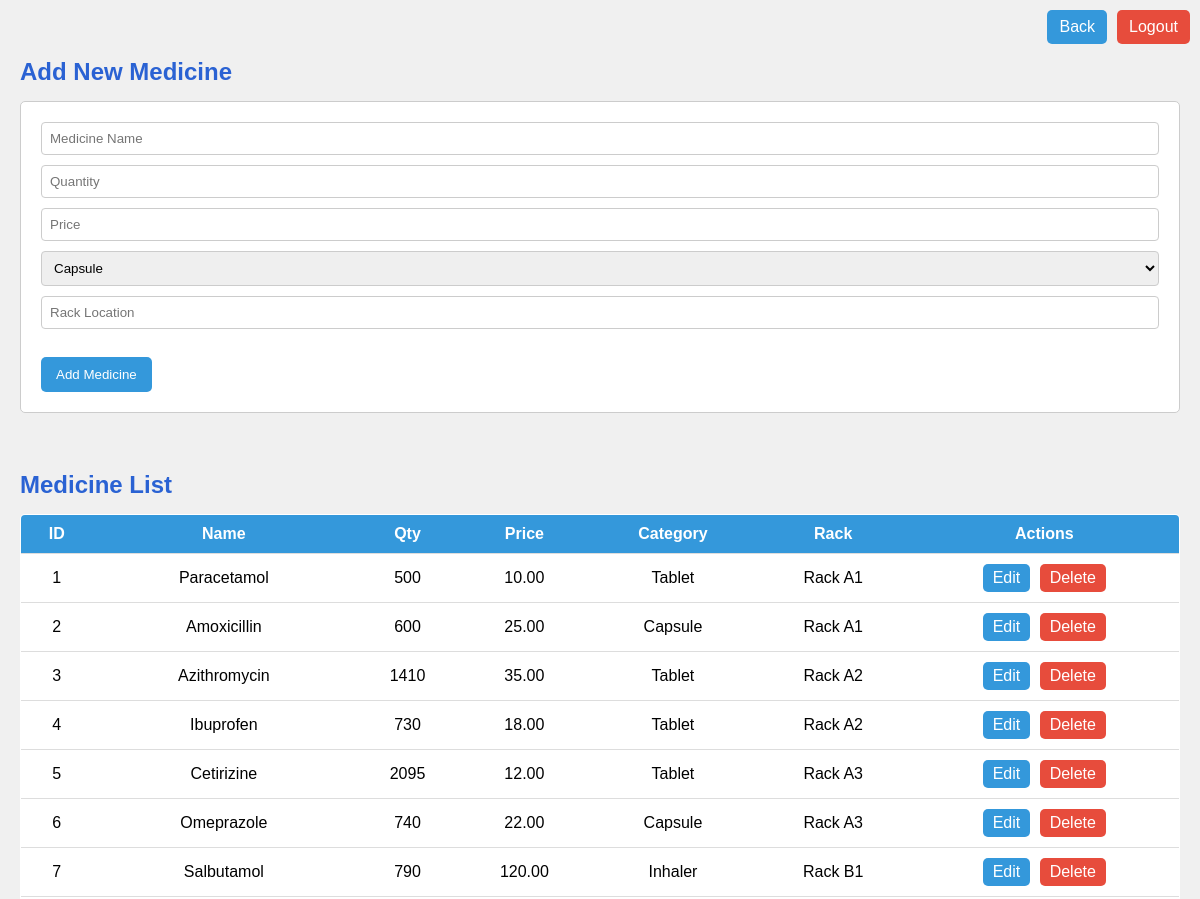
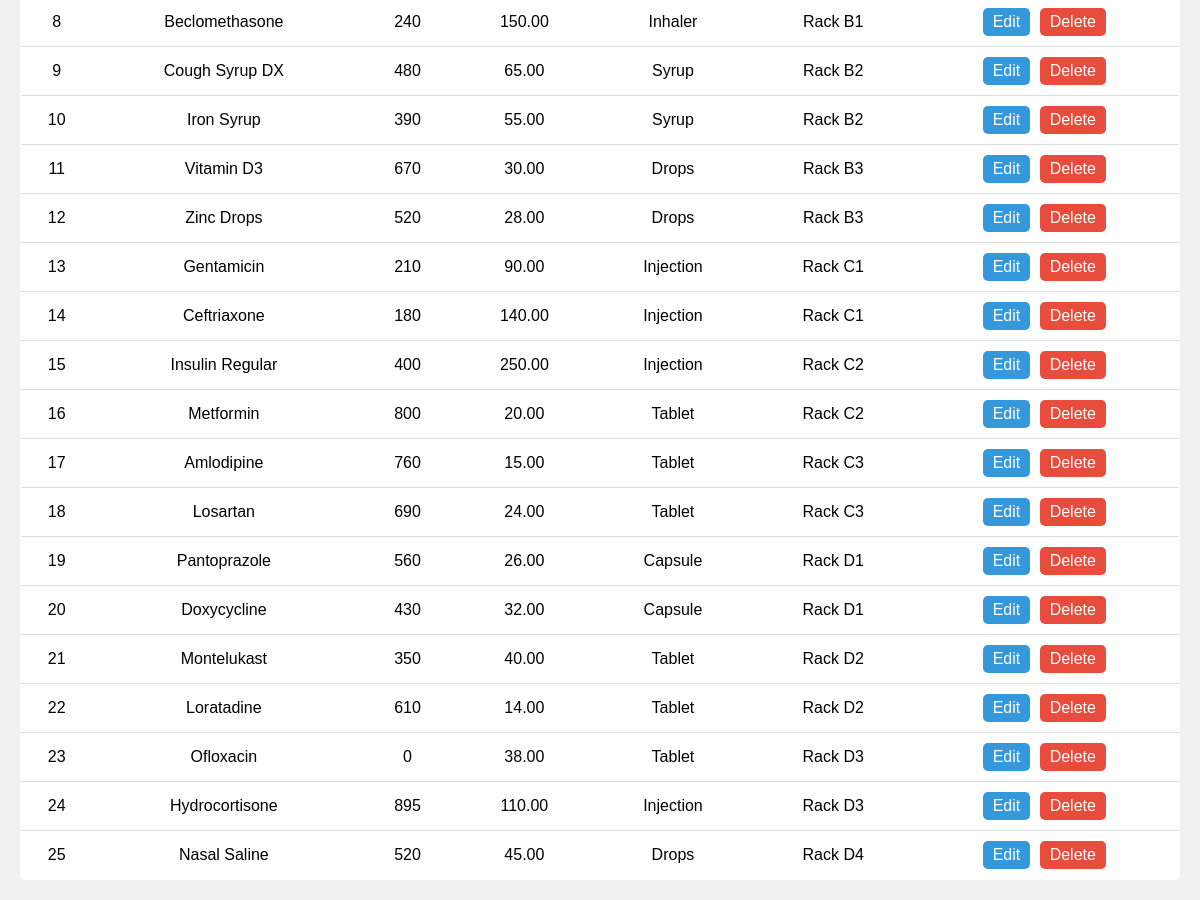
The app's page /medicine.php (signed in) with its own data (2 pictures, top to bottom).
### tables this page shows
CREATE TABLE `medicine` (
  `Med_ID` int(11) NOT NULL,
  `Med_Name` varchar(100) NOT NULL,
  `Med_Qty` int(11) NOT NULL,
  `Med_Price` decimal(10,2) NOT NULL,
  `Category` varchar(100) DEFAULT NULL,
  `Location_Rack` varchar(50) DEFAULT NULL,
  `expiry_date` date NOT NULL,
  `total_stock` int(11) DEFAULT 0,
  `remaining_stock` int(11) DEFAULT 0
);

### medicine.php (the view, shortened to what this page needs)
<?php
$conn = new mysqli("localhost", "root", "", "pharmacy");
$meds = $conn->query("SELECT * FROM medicine");
?>
<!DOCTYPE html>
<html>
<head>
  <link rel="stylesheet" href="css/medicine.css">
</head>
<body>
  <div class="container">
    <div style="position: absolute; top: 10px; right: 10px; display: flex; gap: 10px;">
      <a href="dashboard.php"
        style="padding: 8px 12px; background: #3498db; color: white; text-decoration: none; border-radius: 5px;">Back</a>
      <a href="logout.php"
        style="padding: 8px 12px; background: #e74c3c; color: white; text-decoration: none; border-radius: 5px;">Logout</a>
    </div>
    <br>
    <h2>Add New Medicine</h2>
    <form action="add_medicine.php" method="POST">
      <input type="text" name="Med_Name" placeholder="Medicine Name" required>
      <input type="number" name="Med_Qty" placeholder="Quantity" required>
      <input type="number" step="0.01" name="Med_Price" placeholder="Price" required>
      <select name="Category">
        <option value="Capsule">Capsule</option>
      </select>
      <input type="text" name="Location_Rack" placeholder="Rack Location">
      <br><br>
      <button type="submit">Add Medicine</button>
    </form>
    <br>
    <h2>Medicine List</h2>
    <div class="table-responsive">
      <table>
        <tr>
          <th>ID</th>
          <th>Name</th>
          <th>Qty</th>
          <th>Price</th>
          <th>Category</th>
          <th>Rack</th>
          <th>Actions</th>
        </tr>
        <?php while ($row = $meds->fetch_assoc()): ?>
          <tr>
            <td><?= $row['Med_ID'] ?></td>
            <td><?= $row['Med_Name'] ?></td>
            <td><?= $row['Med_Qty'] ?></td>
            <td><?= $row['Med_Price'] ?></td>
            <td><?= $row['Category'] ?></td>
            <td><?= $row['Location_Rack'] ?></td>
            <td>
              <a class="btn-edit" href="edit_medicine.php?id=<?= $row['Med_ID'] ?>">Edit</a>
              <a class="btn-del" href="delete_medicine.php?id=<?= $row['Med_ID'] ?>"
                onclick="return confirm('Delete this medicine?')">Delete</a>
            </td>
          </tr>
        <?php endwhile; ?>
      </table>
    </div>
  </div>
</body>
</html>

### css/medicine.css (style rules this page uses)
body { font-family: Arial, sans-serif; background-color: #f0f0f0; margin: 0; padding: 20px; }
h2 { color: #2a62d3; margin-bottom: 15px; }
form { background-color: white; padding: 20px; border: 1px solid #ccc; border-radius: 5px; margin-bottom: 20px; }
input[type="text"], input[type="number"], select { width: 100%; padding: 8px; margin-bottom: 10px; border: 1px solid #ccc; border-radius: 4px; box-sizing: border-box; }
button { background-color: #3498db; color: white; padding: 10px 15px; border: none; border-radius: 5px; cursor: pointer; }
.table-responsive { overflow-x: auto; }
table { width: 100%; border-collapse: collapse; background-color: white; border: 1px solid #ccc; border-radius: 5px; overflow: hidden; }
th, td { padding: 10px; text-align: center; border-bottom: 1px solid #ddd; }
th { background-color: #3498db; color: white; }
a { display: inline-block; padding: 5px 10px; border-radius: 5px; color: white; text-decoration: none; }
a.btn-edit { background-color: #3498db; margin-right: 5px; }
a.btn-del { background-color: #e74c3c; }
div[style*="position: absolute"] { position: absolute; top: 10px; right: 10px; display: flex; gap: 10px; }

### records on screen
medicine: Med_ID "1", Med_Name "Paracetamol", Med_Qty "500", Med_Price "10.00", Category "Tablet", Location_Rack "Rack A1"
medicine: Med_ID "2", Med_Name "Amoxicillin", Med_Qty "600", Med_Price "25.00", Category "Capsule", Location_Rack "Rack A1"
medicine: Med_ID "3", Med_Name "Azithromycin", Med_Qty "1410", Med_Price "35.00", Category "Tablet", Location_Rack "Rack A2"
medicine: Med_ID "4", Med_Name "Ibuprofen", Med_Qty "730", Med_Price "18.00", Category "Tablet", Location_Rack "Rack A2"
medicine: Med_ID "5", Med_Name "Cetirizine", Med_Qty "2095", Med_Price "12.00", Category "Tablet", Location_Rack "Rack A3"
medicine: Med_ID "6", Med_Name "Omeprazole", Med_Qty "740", Med_Price "22.00", Category "Capsule", Location_Rack "Rack A3"
medicine: Med_ID "7", Med_Name "Salbutamol", Med_Qty "790", Med_Price "120.00", Category "Inhaler", Location_Rack "Rack B1"
medicine: Med_ID "8", Med_Name "Beclomethasone", Med_Qty "240", Med_Price "150.00", Category "Inhaler", Location_Rack "Rack B1"
medicine: Med_ID "9", Med_Name "Cough Syrup DX", Med_Qty "480", Med_Price "65.00", Category "Syrup", Location_Rack "Rack B2"
medicine: Med_ID "10", Med_Name "Iron Syrup", Med_Qty "390", Med_Price "55.00", Category "Syrup", Location_Rack "Rack B2"
medicine: Med_ID "11", Med_Name "Vitamin D3", Med_Qty "670", Med_Price "30.00", Category "Drops", Location_Rack "Rack B3"
medicine: Med_ID "12", Med_Name "Zinc Drops", Med_Qty "520", Med_Price "28.00", Category "Drops", Location_Rack "Rack B3"
medicine: Med_ID "13", Med_Name "Gentamicin", Med_Qty "210", Med_Price "90.00", Category "Injection", Location_Rack "Rack C1"
medicine: Med_ID "14", Med_Name "Ceftriaxone", Med_Qty "180", Med_Price "140.00", Category "Injection", Location_Rack "Rack C1"
medicine: Med_ID "15", Med_Name "Insulin Regular", Med_Qty "400", Med_Price "250.00", Category "Injection", Location_Rack "Rack C2"
medicine: Med_ID "16", Med_Name "Metformin", Med_Qty "800", Med_Price "20.00", Category "Tablet", Location_Rack "Rack C2"
medicine: Med_ID "17", Med_Name "Amlodipine", Med_Qty "760", Med_Price "15.00", Category "Tablet", Location_Rack "Rack C3"
medicine: Med_ID "18", Med_Name "Losartan", Med_Qty "690", Med_Price "24.00", Category "Tablet", Location_Rack "Rack C3"
medicine: Med_ID "19", Med_Name "Pantoprazole", Med_Qty "560", Med_Price "26.00", Category "Capsule", Location_Rack "Rack D1"
medicine: Med_ID "20", Med_Name "Doxycycline", Med_Qty "430", Med_Price "32.00", Category "Capsule", Location_Rack "Rack D1"
medicine: Med_ID "21", Med_Name "Montelukast", Med_Qty "350", Med_Price "40.00", Category "Tablet", Location_Rack "Rack D2"
medicine: Med_ID "22", Med_Name "Loratadine", Med_Qty "610", Med_Price "14.00", Category "Tablet", Location_Rack "Rack D2"
medicine: Med_ID "23", Med_Name "Ofloxacin", Med_Qty "0", Med_Price "38.00", Category "Tablet", Location_Rack "Rack D3"
medicine: Med_ID "24", Med_Name "Hydrocortisone", Med_Qty "895", Med_Price "110.00", Category "Injection", Location_Rack "Rack D3"
medicine: Med_ID "25", Med_Name "Nasal Saline", Med_Qty "520", Med_Price "45.00", Category "Drops", Location_Rack "Rack D4"
